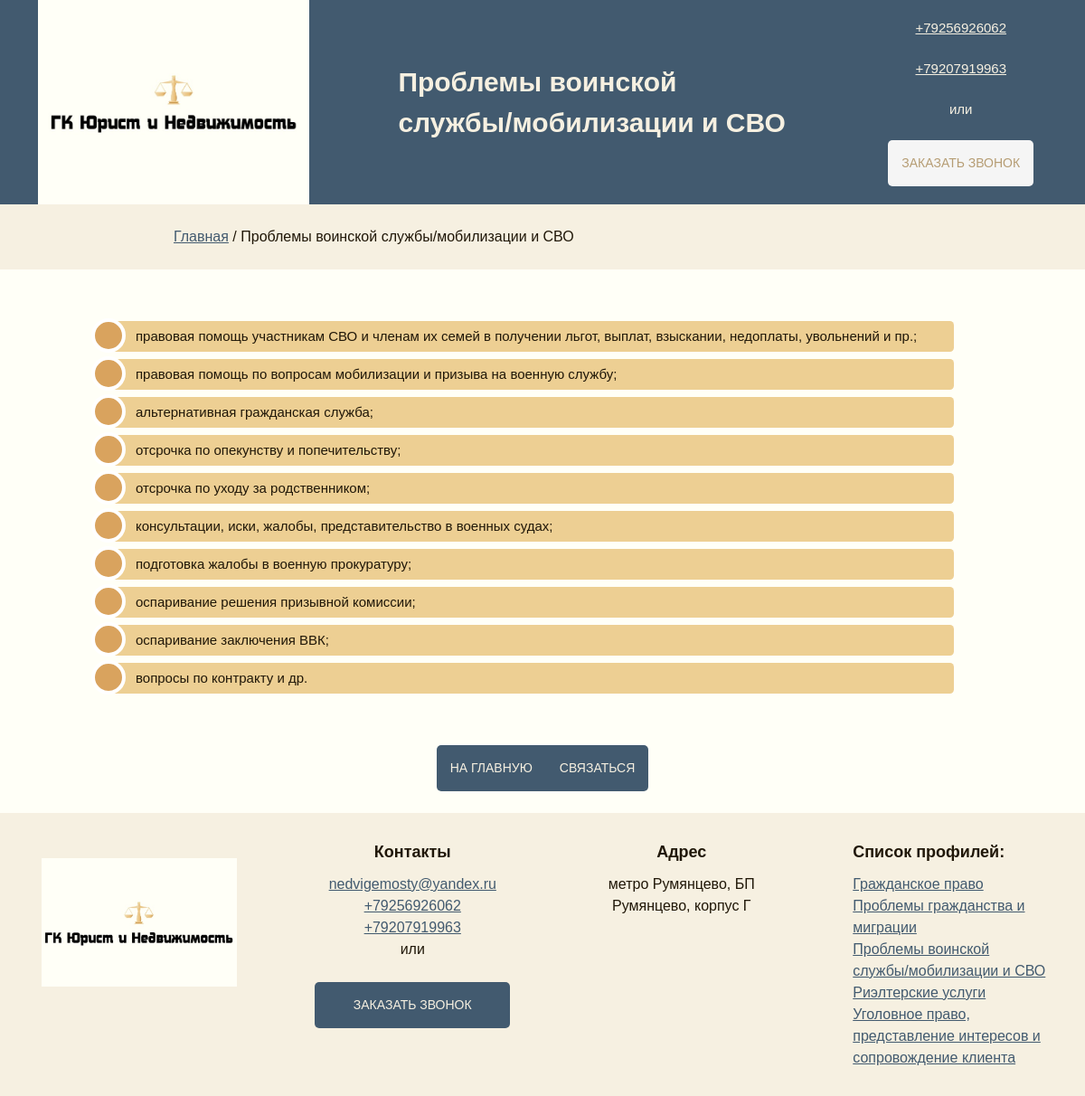
/military.php, run on the app's committed database.
### tables this page shows
CREATE TABLE `content` (
  `id` int NOT NULL,
  `header_id` int DEFAULT NULL,
  `content` text
);

### military.php (the view, shortened to what this page needs)
<!DOCTYPE html>
<html>
	<head>
		<link rel="stylesheet" href="css/style.css">
 	</head>
	<body>
		<?php $title = "Проблемы воинской <br> службы/мобилизации и СВО";
			include "header.php";
		?>
		<div class="breadcrumbs_inner color3">
			<a class="dark" href="index.php">Главная</a> / Проблемы воинской службы/мобилизации и СВО
		</div>
		<div class="main_inner">
			<ol class="list">
				<?php
					include "php/bd.php";
					$id = 3;
					$query = "SELECT * FROM content WHERE header_id = $id";
					$rez = mysqli_query($db, $query);
					while ($mas = mysqli_fetch_array($rez))
					{
						echo "<li>{$mas['content']}</li>";
					}
				?>
			</ol>
			<br>
			<div class="center button_container flex_container">
				<div><button class="left_corners" onclick="location.href='index.php'">На главную</button></div>
				<div><button class="right_corners" onclick="location.href='contacts.html'">Связаться</button></div>
			</div>
		</div>
	</body>
</html>

### css/style.css (style rules this page uses)
* { margin: 0; padding: 0; -webkit-box-sizing: border-box; -moz-box-sizing: border-box; box-sizing: border-box; font-family: Trebuchet MS, sans-serif; line-height: 150%; }
html, body, table { height: 100%; width: 100%; }
html { background: #FFFFF7; color: #201708; }
.color3 { background: #F6F0E1; }
a:link, a:visited { color: #F6F0E1; }
a.dark:link, a.dark:visited { color: #425A6F; }
.center { text-align: center; }
.left { text-align: left; }
.bigger_text { font-size: 18px; font-weight: bold; }
.breadcrumbs_inner { padding: 2% 16% 2% 16%; }
.flex_container { display: flex; flex-wrap: wrap; }
.padding15 { padding: 15px; }
.all_corners { border-radius: 5px; }
.left_corners { border-top-left-radius: 5px; border-bottom-left-radius: 5px; }
.right_corners { border-top-right-radius: 5px; border-bottom-right-radius: 5px; }
button { text-transform: uppercase; outline: 0; padding: 15px; width: 100%; border: 0; font-size: 14px; cursor: pointer; background: #425A6F; color: #F6F0E1; }
.button_container { width: 100%; justify-content: center; }
img { height: 100%; width: 100%; object-fit: cover; }
.logo { width: 95%; margin: 20px 5px 20px 5px; }
.main_inner { padding: 2% 10% 2% 10%; min-height: 75%; width: 100%; }
.footer { width: 100%; justify-content: space-around; align-items: top; }
.footer_inner { display: grid; grid-template-rows: max-content; width: 23%; padding: 30px; }
.footer_inner_title { padding: 0 0 10px 0; }
.list { padding: 25px 25px 25px 0; }
ol { list-style-type: none; font-size: 15px; }
li { position: relative; display: block; padding: .4em .4em .4em 2em; margin: .5em 0; text-decoration: none; border-radius: .3em; transition: .3s ease-out; background: #edcf93; }
li:before { content: " "; position: absolute; left: -1.3em; top: 50%; margin-top: -1.3em; height: 2em; width: 2em; line-height: 2em; border: .3em solid white; border-radius: 2em; background: #d9a35e; }

### data on the page
content: content "правовая помощь участникам СВО и членам их семей в получении льгот, выплат, взыскании, недоплаты, увольнений и пр.;"
content: content "правовая помощь по вопросам мобилизации и призыва на военную службу;"
content: content "альтернативная гражданская служба;"
content: content "отсрочка по опекунству и попечительству;"
content: content "отсрочка по уходу за родственником;"
content: content "консультации, иски, жалобы, представительство в военных судах;"
content: content "подготовка жалобы в военную прокуратуру;"
content: content "оспаривание решения призывной комиссии;"
content: content "оспаривание заключения ВВК;"
content: content "вопросы по контракту и др."
